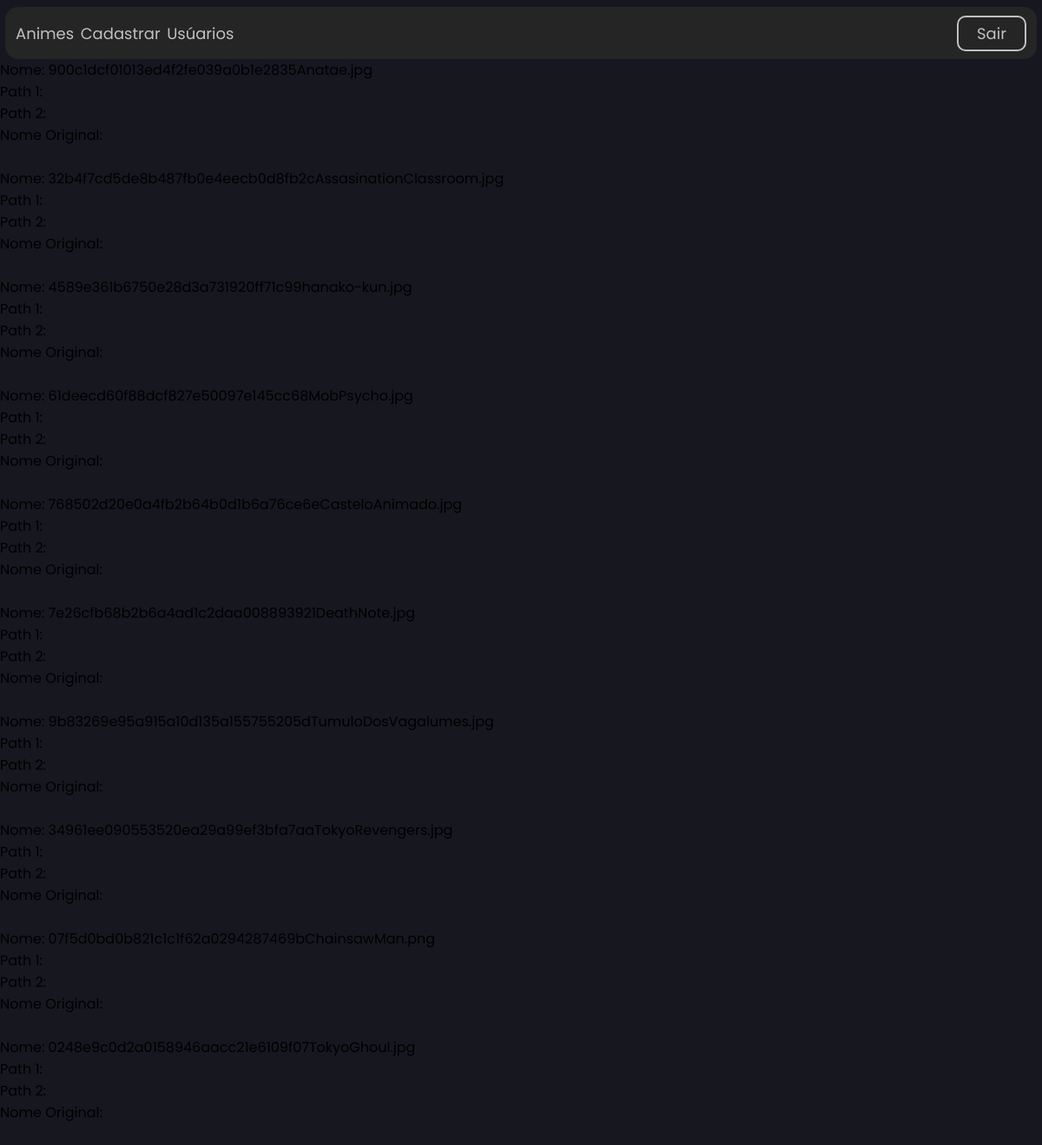
The page /admin/teste-imagem.php (signed in) on the database its author committed.
### tables this page shows
CREATE TABLE `animes` (
  `idAnime` int(11) NOT NULL,
  `nomeAnime` varchar(80) NOT NULL,
  `sinopseAnime` varchar(2000) NOT NULL,
  `anoAnime` int(11) NOT NULL,
  `gen1_FK` int(11) NOT NULL,
  `gen2_FK` int(11) DEFAULT NULL,
  `gen3_FK` int(11) DEFAULT NULL,
  `gen4_FK` int(11) DEFAULT NULL,
  `gen5_FK` int(11) DEFAULT NULL,
  `avaliacaoAnime` int(10) NOT NULL,
  `favoritosAnime` int(10) NOT NULL,
  `estudioAnime` varchar(50) NOT NULL,
  `produtorAnime` varchar(50) NOT NULL,
  `imagemAnime` varchar(500) NOT NULL,
  `pathImgAnime` varchar(500) NOT NULL,
  `bannerAnime` varchar(500) NOT NULL
);

### admin/teste-imagem-view.php (called while the page is built)
<?php
    require_once("./_conexao/conexao.php");
    try{
        $sql = "SELECT * FROM animes";
        $select = $conexao->query($sql);
        $result = $select->fetchAll();
        $total = $select->rowCount();
    }
    catch(PDOException $e) {
        echo "Erro: ".$e->getMessage();
    }

### admin/teste-imagem.php (the view, shortened to what this page needs)
<!DOCTYPE html>
<html lang="pt-br">
<head>
    <link rel="stylesheet" href="./css/style.css">
</head>
<body>
<div class="space">
    <?php
    include("./admnav.php");
    require_once("./teste-imagem-view.php");
    if($total > 0){
    ?>
            <?php
            foreach($result as $linha){
            ?>
            <p>Nome: <?php echo $linha["imagemAnime"]; ?></p>
            <p>Path 1: <?php echo $linha["path1ImgAnime"]; ?></p>
            <p>Path 2: <?php echo $linha["path2ImgAnime"]; ?></p>
            <p>Nome Original: <?php echo $linha["oriImgAnime"]; ?></p>
            <p><img height="200" src="<?php echo $linha["path2ImgAnime"]?>" alt=""> </p>
            <?php
            }
            ?>
    <?php
    }
    ?>
</div>
</body>
</html>

### admin/css/style.css (style rules this page uses)
* { margin: 0; padding: 0; border: 0; box-sizing: border-box; font-family: 'Poppins', sans-serif; }
body { background-color: #353535; position: relative; overflow-x: hidden !important; overflow: overlay; }

### css/global.css (style rules this page uses)
* { margin: 0; padding: 0; border: 0; box-sizing: border-box; font-family: 'Poppins', sans-serif; outline: none; text-decoration: none; -webkit-touch-callout: none; -webkit-user-select: none; -khtml-user-select: none; -moz-user-select: none; -ms-user-select: none; user-select: none; }
body { background-color: #171720; min-height: 100vh; min-width: 100vw; position: relative; overflow-x: hidden !important; overflow: overlay; }

### rows shown on the page
animes: imagemAnime "900c1dcf01013ed4f2fe039a0b1e2835Anatae.jpg"
animes: imagemAnime "32b4f7cd5de8b487fb0e4eecb0d8fb2cAssasinationClassroom.jpg"
animes: imagemAnime "4589e361b6750e28d3a731920ff71c99hanako-kun.jpg"
animes: imagemAnime "61deecd60f88dcf827e50097e145cc68MobPsycho.jpg"
animes: imagemAnime "768502d20e0a4fb2b64b0d1b6a76ce6eCasteloAnimado.jpg"
animes: imagemAnime "7e26cfb68b2b6a4ad1c2daa008893921DeathNote.jpg"
animes: imagemAnime "9b83269e95a915a10d135a155755205dTumuloDosVagalumes.jpg"
animes: imagemAnime "34961ee090553520ea29a99ef3bfa7aaTokyoRevengers.jpg"
animes: imagemAnime "07f5d0bd0b821c1c1f62a0294287469bChainsawMan.png"
animes: imagemAnime "0248e9c0d2a0158946aacc21e6109f07TokyoGhoul.jpg"
